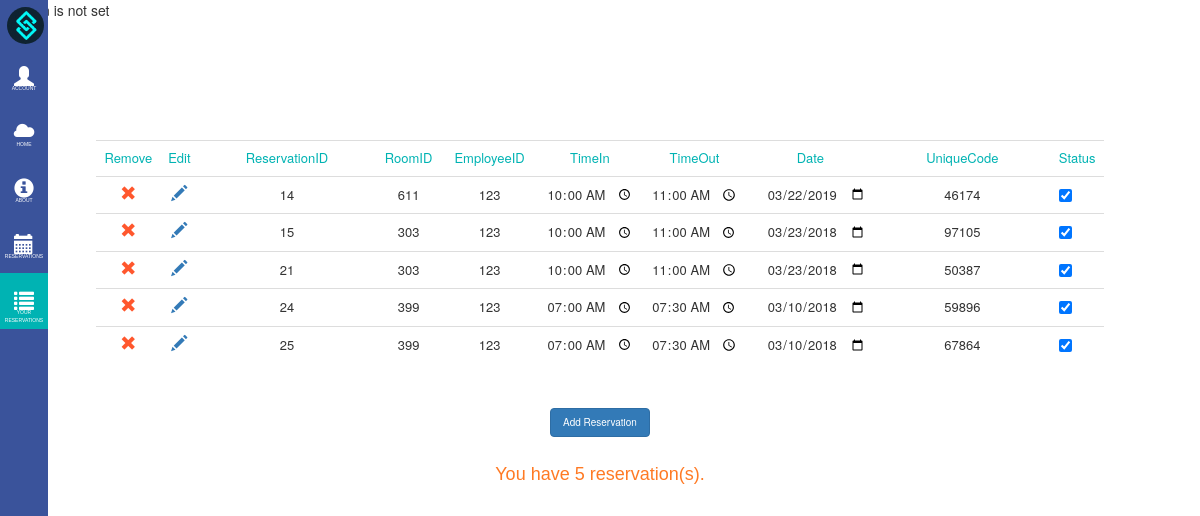
/user_reservation.php (signed in), run on the app's committed database.
### tables this page shows
CREATE TABLE `tbl_sched` (
  `id` int(11) NOT NULL,
  `room_id` varchar(5) NOT NULL,
  `emp_id` varchar(5) NOT NULL,
  `time_in` time NOT NULL,
  `time_out` time NOT NULL,
  `date` date NOT NULL,
  `u_code` varchar(5) NOT NULL,
  `Status` tinyint(1) NOT NULL
);

### user_reservation.php (the view, shortened to what this page needs)
<html>
<head>
    <link rel="stylesheet" href="css/bootstrap.min.css">
    <link rel="stylesheet" href="bren/side_bar.css" type="text/css">
    <link rel="stylesheet" href="mika/about.css" type="text/css">
    <link rel="stylesheet" href="mika/reservation.css" type="text/css">
</head>
<body>
<?php
if (isset($_SESSION["count"])){
    echo "Count: ".$_SESSION["count"];
    echo "Selected ".$_SESSION["selected"];
}else{
    echo "Session is not set";
}
?>
<div class="sidebar">
    <ul>
        <li> <img src ='logo3.png' style="width: 78%; border-radius: 100%; margin-left: 7px; margin-top: 7px; margin-bottom: 5px"></li>
        <li><a onclick="return openaccNav()"><span class="glyphicon glyphicon-user"></span><span class="menu_label">Account</span></a></li>
        <li><a href="userpage.php"><span class="glyphicon glyphicon-cloud"></span><span class="menu_label">Home</span></a></li>
        <li><a href="aboutususer.php"><span class="glyphicon glyphicon-info-sign"></span><span class="menu_label">About</span></a></li>
        <li><a href="user_schedtable.php"><span class="glyphicon glyphicon-calendar"></span><span class="menu_label">Reservations</span></a></li>
        <li><div class="selected"><a href="user_reservation.php"><span class="glyphicon glyphicon-list"></span><span class="menu_label">Your Reservations</span></a></div></li>
    </ul>
</div>
<div class="container">
        <table class="table">
            <tr class="headers" style="color:#00b3b3">
                <td>Remove</td>
                <td>Edit</td>
                <td>ReservationID</td>
                <td>RoomID</td>
                <td>EmployeeID</td>
                <td>TimeIn</td>
                <td>TimeOut</td>
                <td>Date</td>
                <td>UniqueCode</td>
                <td>Status</td>
            </tr>
            <?php
            include 'connect.php';
            $SQL ="SELECT * FROM accounts WHERE Acc_Uname='".$_SESSION['username']."'";
            $res = mysqli_query($con, $SQL);
            $row1= mysqli_fetch_array($res);
            $sql1 ="select * from tbl_sched WHERE emp_id='".$row1['Employee_ID']."'";
            $res1 = mysqli_query($con, $sql1);
            while($row= mysqli_fetch_array($res1))
            {
            ?>
            <form <?php echo ($_SESSION["count"]==2) ? 'method=\'post\' action=\'cell_edit_user.php\'' : '' ?>>
            <tr>
                <td align="center"><a onclick="return del()" href="delsched_user.php?SID=<?php echo $row['id']; ?>"><span class="glyphicon glyphicon-remove"></span></a></td>
                <td align="center"><a href="cell_edit_user.php?SID=<?php echo $row['id']; ?>"><<?php echo ($_SESSION["count"]==2 && $_SESSION["selected"]==$row['id']) ? 'button name=\'save_button\' type=submit class="btn btn-link save"' : 'span' ?> class=<?php echo ($_SESSION["count"]==2 && $_SESSION["selected"]==$row['id']) ? "'glyphicon glyphicon-floppy-disk'" : "'glyphicon glyphicon-pencil'"?>><?php
                        echo ($_SESSION["count"]==2 && $_SESSION["selected"]==$row['id']) ? '<span class="glyphicon glyphicon-floppy-disk"></span></button>' : '</span>';
                        ?></a></td>
                    <td><input class="<?php echo 'cell'.$row['id']?> table_cell" name="reserv_id" id="reserv_id" value=<?php echo $row['id']; ?> readonly></td>
                <td><input class="<?php echo 'cell'.$row['id']?> table_cell" name="room_id" id="room_id" value=<?php echo $row['room_id']; ?> <?php echo ($_SESSION["count"]==2 && $row['id']!=$_SESSION["selected"]) ? "readonly" : ""?>> </td>
                <td><input class="table_cell <?php echo 'cell'.$row['id']?>" name="emp_id" id="emp_id" value=<?php echo $row['emp_id']; ?>  <?php echo ($_SESSION["count"]==2 && $row['id']!=$_SESSION["selected"]) ? "readonly" : ""?>></td>
                <td><input type="time" class="table_cell <?php echo 'cell'.$row['id']?>" name="time_in" value="<?php echo $row['time_in']; ?>"  <?php echo ($_SESSION["count"]==2 && $row['id']!=$_SESSION["selected"]) ? "readonly" : ""?>></td>
                <td><input type="time" class="table_cell <?php echo 'cell'.$row['id']?>" name="time_out" value=<?php echo $row['time_out']; ?>  <?php echo ($_SESSION["count"]==2 && $row['id']!=$_SESSION["selected"]) ? "readonly" : ""?>></td>
                <td><input type="date" class="table_cell <?php echo 'cell'.$row['id']?>" name="date" value=<?php echo $row['date']; ?>  <?php echo ($_SESSION["count"]==2 && $row['id']!=$_SESSION["selected"]) ? "readonly" : ""?>></td>
                <td><input type="text" class="table_cell <?php echo 'cell'.$row['id']?>" name="unique" id="unique" value=<?php echo $row['u_code']; ?>  <?php echo ($_SESSION["count"]==2 && $row['id']!=$_SESSION["selected"]) ? "readonly" : ""?>></td>
                <td><input type="checkbox" class="table_cell <?php echo 'cell'.$row['id']?>" name="status" <?php echo ($row['Status'] == TRUE) ? "checked" : "";?>  <?php echo ($_SESSION["count"]==2 && $row['id']!=$_SESSION["selected"]) ? "disabled = \"disabled\"" : ""?>></td>
            </tr>
            </form>
            <?php
            }
            ?>
        </table>
     <a href="addsched_user.php"> <button class="btn btn-primary" style="margin-top: 45px">Add Reservation</button></a><br>
        <font size="4" face="arial"  color="#ff7a24">
            <?php
            include 'connect.php';
            $SQL ="SELECT * FROM accounts WHERE Acc_Uname='".$_SESSION['username']."'";
            $res2 = mysqli_query($con, $SQL);
            $row2= mysqli_fetch_array($res2);
            $sql1 ="select * from tbl_sched WHERE emp_id='".$row2['Employee_ID']."'";
            $res3 = mysqli_query($con, $sql1);
            $rows = mysqli_num_rows($res3);
            echo "<br>";
            echo "You have " . $rows . " reservation(s). ";
            ?>
        </font>
</div>
</body>
</html>

### bren/side_bar.css (style rules this page uses)
ul { list-style-type: none; margin: 0; padding: 0; z-index: 1; top: 0; left: 0; overflow-x: hidden; width: 4%; background: #3A539B; height: 100%; position: fixed; overflow: auto; }
li a { display: block; color: #FFF; padding: 16px 4px; text-decoration: none; font-family: sans-serif; width: 100%; height:7%; text-align: center; }
body,html { margin: 0; margin-top: 0; padding: 0; }
.menu_label { font-size: 0.5rem; display: block; text-transform: uppercase; }
.glyphicon { font-size: 20px; }
.selected { background-color: #00b3b3; color: white; }

### Mika/about.css (style rules this page uses)
.btn { font-size: 10px; }

### Mika/reservation.css (style rules this page uses)
.table { width: 30%; margin: 0 auto; }
.container { margin-top: 10%; text-align: center; }
.headers { color: #ff7a24; text-align: center; font-size: medium; }
td { font-size: small; }
.glyphicon-remove { color: #ff572d; font-size: medium; }
.glyphicon-pencil,.glyphicon-floppy-disk { font-size: medium; }
.table_cell { background: transparent; border: none; text-align: center; }

### data on the page
tbl_sched: reserv_id "14", room_id "611", emp_id "123", time_in "10:00:00", time_out "11:00:00", date "03/22/2019", unique "46174", Status "☑"
tbl_sched: reserv_id "15", room_id "303", emp_id "123", time_in "10:00:00", time_out "11:00:00", date "03/23/2018", unique "97105", Status "☑"
tbl_sched: reserv_id "21", room_id "303", emp_id "123", time_in "10:00:00", time_out "11:00:00", date "03/23/2018", unique "50387", Status "☑"
tbl_sched: reserv_id "24", room_id "399", emp_id "123", time_in "07:00:00", time_out "07:30:00", date "03/10/2018", unique "59896", Status "☑"
tbl_sched: reserv_id "25", room_id "399", emp_id "123", time_in "07:00:00", time_out "07:30:00", date "03/10/2018", unique "67864", Status "☑"

### other printed values
$rows "5"
